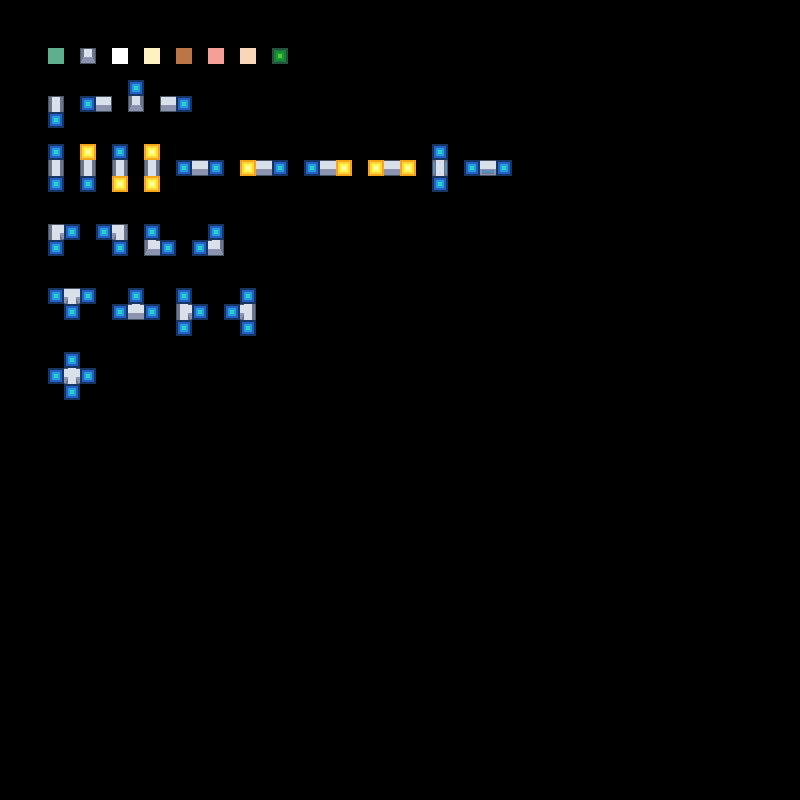

A 2D game scene composited from a Tiled map and its tileset images. What follows is a short description and the map's XML, with each tile layer's data collapsed to a summary:
An orthogonal 50x50 tile map with 16x16 px tiles, 6 tile layers (regions_input, regions_output, input_prototype, output_walls, ...).

<map version="1.2" tiledversion="1.2.3" orientation="orthogonal" renderorder="right-up" width="50" height="50" tilewidth="16" tileheight="16" infinite="0" nextlayerid="9" nextobjectid="1">
 <properties>
  <property name="DeleteTiles" type="bool" value="true" />
 </properties>
 <tileset firstgid="1" source="TestTileSet.tsx" />
 <layer id="1" name="regions_input" width="50" height="50">
  <data>[2500 cells, 79 non-empty, 1 distinct tile ids]</data>
 </layer>
 <layer id="2" name="regions_output" width="50" height="50">
  <data>[2500 cells, 31 non-empty, 1 distinct tile ids]</data>
 </layer>
 <layer id="3" name="input_prototype" width="50" height="50">
  <data>[2500 cells, 78 non-empty, 8 distinct tile ids]</data>
 </layer>
 <layer id="4" name="output_walls" width="50" height="50">
  <data>[2500 cells, 22 non-empty, 16 distinct tile ids]</data>
 </layer>
 <layer id="5" name="output_floor" width="50" height="50">
  <data>[2500 cells, 6 non-empty, 6 distinct tile ids]</data>
 </layer>
 <layer id="8" name="output_windows" width="50" height="50">
  <data>[2500 cells, 2 non-empty, 2 distinct tile ids]</data>
 </layer>
</map>